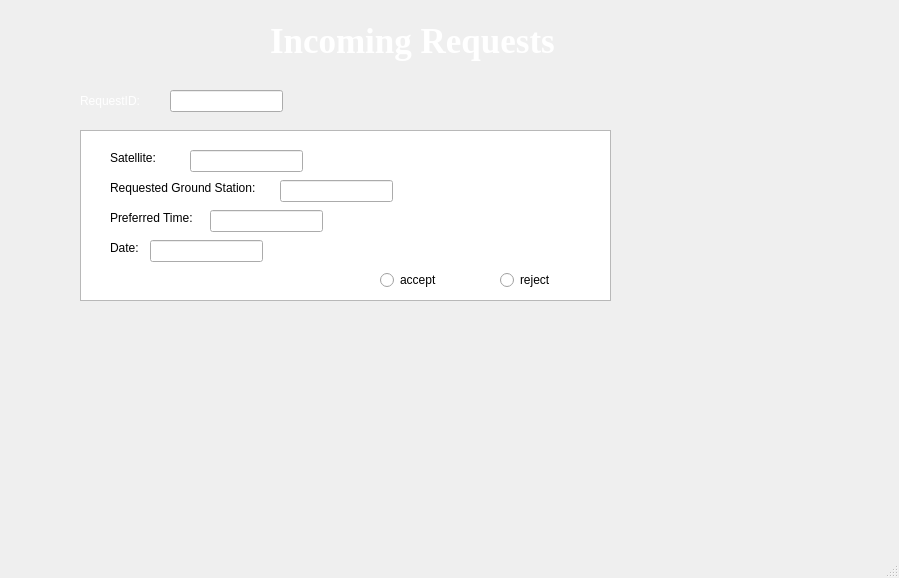
<?xml version="1.0" encoding="UTF-8"?>
<ui version="4.0">
 <class>MainWindow</class>
 <widget class="QMainWindow" name="MainWindow">
  <property name="geometry">
   <rect>
    <x>0</x>
    <y>0</y>
    <width>899</width>
    <height>578</height>
   </rect>
  </property>
  <property name="windowTitle">
   <string>MainWindow</string>
  </property>
  <property name="styleSheet">
   <string notr="true">QWidget#centralwidget{
	border-image: url(:/images/images.jpg) 0 0 0 0 stretch stretch;
    border-repeat: no-repeat ;
	border-position: center;
}
</string>
  </property>
  <widget class="QWidget" name="centralwidget">
   <widget class="QTableWidget" name="tableWidget">
    <property name="geometry">
     <rect>
      <x>80</x>
      <y>130</y>
      <width>531</width>
      <height>171</height>
     </rect>
    </property>
   </widget>
   <widget class="QLabel" name="label">
    <property name="geometry">
     <rect>
      <x>80</x>
      <y>90</y>
      <width>71</width>
      <height>21</height>
     </rect>
    </property>
    <property name="styleSheet">
     <string notr="true">color: white;</string>
    </property>
    <property name="text">
     <string>RequestID:</string>
    </property>
   </widget>
   <widget class="QLabel" name="label_2">
    <property name="geometry">
     <rect>
      <x>110</x>
      <y>150</y>
      <width>55</width>
      <height>16</height>
     </rect>
    </property>
    <property name="text">
     <string>Satellite:</string>
    </property>
   </widget>
   <widget class="QLabel" name="label_3">
    <property name="geometry">
     <rect>
      <x>110</x>
      <y>180</y>
      <width>171</width>
      <height>16</height>
     </rect>
    </property>
    <property name="text">
     <string>Requested Ground Station:</string>
    </property>
   </widget>
   <widget class="QLabel" name="label_4">
    <property name="geometry">
     <rect>
      <x>110</x>
      <y>210</y>
      <width>111</width>
      <height>16</height>
     </rect>
    </property>
    <property name="text">
     <string>Preferred Time:</string>
    </property>
   </widget>
   <widget class="QLabel" name="label_5">
    <property name="geometry">
     <rect>
      <x>110</x>
      <y>240</y>
      <width>55</width>
      <height>16</height>
     </rect>
    </property>
    <property name="text">
     <string>Date:</string>
    </property>
   </widget>
   <widget class="QLineEdit" name="lineEdit">
    <property name="geometry">
     <rect>
      <x>170</x>
      <y>90</y>
      <width>113</width>
      <height>22</height>
     </rect>
    </property>
   </widget>
   <widget class="QLineEdit" name="lineEdit_2">
    <property name="geometry">
     <rect>
      <x>190</x>
      <y>150</y>
      <width>113</width>
      <height>22</height>
     </rect>
    </property>
   </widget>
   <widget class="QLineEdit" name="lineEdit_3">
    <property name="geometry">
     <rect>
      <x>280</x>
      <y>180</y>
      <width>113</width>
      <height>22</height>
     </rect>
    </property>
   </widget>
   <widget class="QLineEdit" name="lineEdit_4">
    <property name="geometry">
     <rect>
      <x>210</x>
      <y>210</y>
      <width>113</width>
      <height>22</height>
     </rect>
    </property>
   </widget>
   <widget class="QLineEdit" name="lineEdit_5">
    <property name="geometry">
     <rect>
      <x>150</x>
      <y>240</y>
      <width>113</width>
      <height>22</height>
     </rect>
    </property>
   </widget>
   <widget class="QRadioButton" name="radioButton">
    <property name="geometry">
     <rect>
      <x>380</x>
      <y>270</y>
      <width>95</width>
      <height>20</height>
     </rect>
    </property>
    <property name="text">
     <string>accept </string>
    </property>
   </widget>
   <widget class="QRadioButton" name="radioButton_2">
    <property name="geometry">
     <rect>
      <x>500</x>
      <y>270</y>
      <width>95</width>
      <height>20</height>
     </rect>
    </property>
    <property name="text">
     <string>reject</string>
    </property>
   </widget>
   <widget class="QLabel" name="label_6">
    <property name="geometry">
     <rect>
      <x>270</x>
      <y>20</y>
      <width>431</width>
      <height>41</height>
     </rect>
    </property>
    <property name="font">
     <font>
      <family>Times New Roman</family>
      <pointsize>26</pointsize>
      <weight>75</weight>
      <bold>true</bold>
     </font>
    </property>
    <property name="styleSheet">
     <string notr="true">color: white;</string>
    </property>
    <property name="text">
     <string>Incoming Requests</string>
    </property>
   </widget>
  </widget>
  <widget class="QMenuBar" name="menubar">
   <property name="geometry">
    <rect>
     <x>0</x>
     <y>0</y>
     <width>899</width>
     <height>26</height>
    </rect>
   </property>
  </widget>
  <widget class="QStatusBar" name="statusbar"/>
 </widget>
 <resources>
  <include location="resource.qrc"/>
 </resources>
 <connections/>
</ui>
